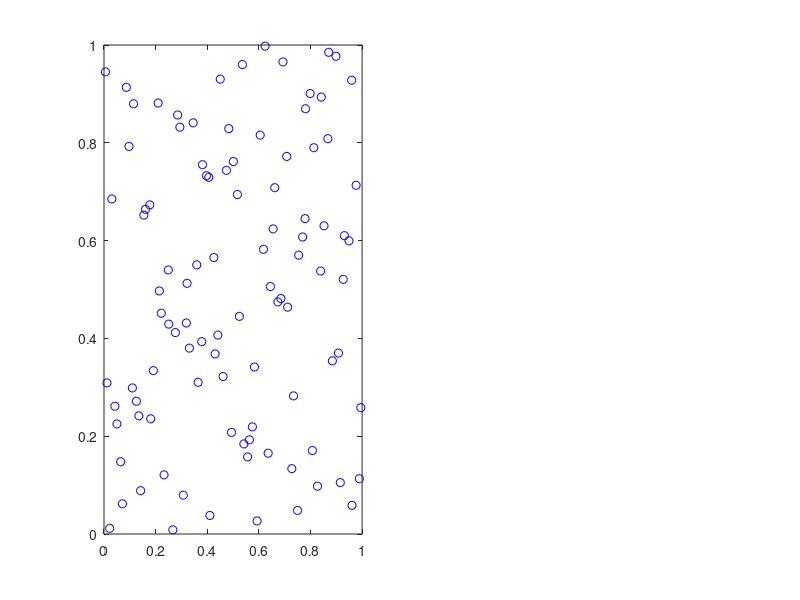

This figure's MATLAB source: (Note: this script raises an error after producing the figure.)
%% Optimization-Based Sampling Algorithm
clear;clc
f = @ Auxiliary_functions;
N = 100;
%% 2D
n = 2;

forbid = [];dots = [];
subplot(121)
for i = 1:N
    dotx = (i-1)/N + rand()/N;
    doty = rand();
    while ismember(ceil(doty*N),forbid)
        doty = rand();
    end
    forbid = [forbid ceil(doty*N)];
    dots = [dots;[dotx,doty]];
    plot(dotx,doty,'bo')
    hold on
end
title(['Uniformity= ',num2str(Auxiliary_functions(dots))])
xlabel('Unoptimized')

subplot(122)
dots = rand(N,n);
dots = fmincon(f,dots,[],[],[],[],zeros(size(dots)),ones(size(dots)));
plot(dots(:,1),dots(:,2),'o')
title(['Uniformity= ',num2str(Auxiliary_functions(dots))])
xlabel('Optimized')
%% 3D
figure
n = 3;

forbidx = [];forbidy = [];dots = [];
subplot(121)
for z = 1:N
    dotz = (z-1)/N + rand()/N;
    dotx = rand();
    doty = rand();
    while ismember(ceil(dotx*N),forbidx)
        dotx = rand();
    end
    forbidx = [forbidx ceil(dotx*N)];
    while ismember(ceil(doty*N),forbidy)
        doty = rand();
    end
    forbidy = [forbidy ceil(doty*N)];
    dots = [dots;[dotx,doty,dotz]];
    plot3(dotx,doty,dotz,'bo')
    hold on
end
title(['Uniformity= ',num2str(Auxiliary_functions(dots))])
xlabel('Unoptimized')

subplot(122)
dots = rand(N,n);
dots = fmincon(f,dots,[],[],[],[],zeros(size(dots)),ones(size(dots)));
plot3(dots(:,1),dots(:,2),dots(:,3),'o')
title(['Uniformity= ',num2str(Auxiliary_functions(dots))])
xlabel('Optimized')